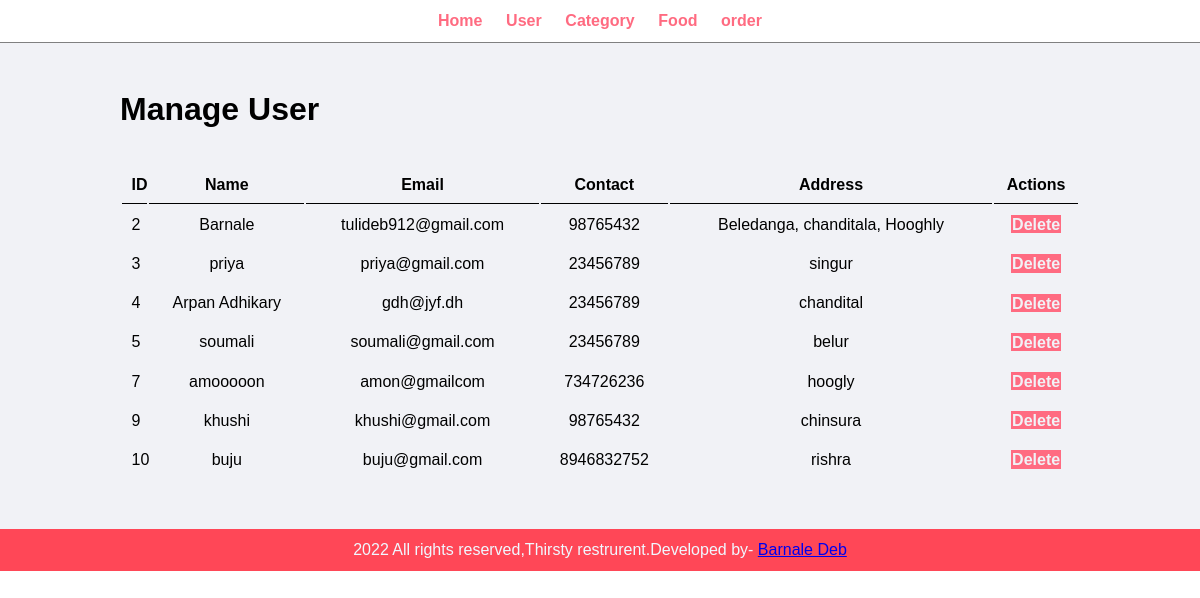
The app's page /admin2/manage-user.php with its own data.
### tables this page shows
CREATE TABLE `table_user` (
  `id` int(11) NOT NULL,
  `name` varchar(255) NOT NULL,
  `email` varchar(255) NOT NULL,
  `contact` varchar(255) NOT NULL,
  `address` varchar(255) NOT NULL
);

### admin2/dao.php (called while the page is built, shortened)
<?php
function get_user(){
    $con=$GLOBALS['con'];
    $sql="select * from table_user";
    $result=$con->query($sql);
    $getData=array();
    if($result->num_rows>0){
        while($row=$result->fetch_assoc()){
            $getData[]=$row;
        }
    }
    return $getData;
}
?>

### admin2/manage-user.php (the view, shortened to what this page needs)
<?php
include "menu.php";
include "dao.php";
$user=get_user();
?>
<html>
     <head>
          <link href="all.css" rel="stylesheet">
     </head>
<body>
     <div class="main-content">
          <div class="wrapper">
               <h1>Manage User</h1>
               <br><br>
               <table class="tbl-full">
                    <thead>
                         <tr>
                              <th>ID</th>
                              <th>Name</th>
                              <th>Email</th>
                              <th>Contact</th>
                              <th>Address</th>
                              <th>Actions</th>
                         </tr>
                    </thead>
                    <tbody>
                         <?php foreach($user as $u){?>
                         <tr>
                              <td><?=$u['id'];?></td>
                              <td><?=$u['name'];?></td>
                              <td><?=$u['email'];?></td>
                              <td><?=$u['contact'];?></td>
                              <td><?=$u['address'];?></td>
                              <td>
                                   <a href="control.php?id=<?=$u['id'];?>&n=<?='dlt-user';?>" class="btn-denger">Delete</a>
                                   <br>
                              </td>
                         </tr>
                         <?php } ?>
                    </tbody>
               </table>
          </div>
     </div>
</body>
</html>
     <?php include "footer.php"; ?>

### admin2/menu.php (shortened to what this page needs)
<html>
    <head>
        <link rel="stylesheet" href="all.css">
    </head>
    <body>
        <div class="menu text-center">
            <div class="wrapper">
                <ul>
                    <li><a href="adminpanel.php">Home</a></li>
                    <li><a href="manage-user.php">User</a></li>
                    <li><a href="manage-category.php">Category</a></li>
                    <li><a href="manage-food.php">Food</a></li>
                    <li><a href="manage-order.php">order</a></li>
                </ul>
            </div>
        </div>
    </body>
</html>

### admin2/footer.php (shortened to what this page needs)
<!doctype html>
<html>
  <head>
    <link rel="stylesheet" href="admin.css">
  </head>
  <body>
    <div class="footer">
      <div class="wrapper">
        <p class="text-center">2022 All rights reserved,Thirsty restrurent.Developed by- <a href="#">Barnale Deb</a></p>
      </div>
    </div>
  </body>
</html>

### admin2/all.css (style rules this page uses)
* { margin :0; padding: 0; font-family: Arial, Helvetica, sans-serif; }
.wrapper { padding: 1%; width: 80%; margin: 0 auto; }
.text-center { text-align: center; }
.tbl-full { width: 100%; }
table thead tr th { border-bottom: 1px solid black ; padding: 1%; text-align: center; }
table tbody tr td { padding: 1%; text-align: center; }
.btn-denger { background-color: #ff6b81; padding: 1%; color: #f1f2f6; text-decoration: none; font-weight: bold; }
.menu { border-bottom: 1px solid grey; }
.menu ul { list-style-type: none; }
.menu ul li { display: inline; padding: 1%; }
.menu ul li a { text-decoration: none; font-weight: bold; color:#ff6b81; }
.main-content { background-color: #f1f2f6; padding: 3% 0%; }
.footer { background-color: #ff4757; color: aliceblue; }

### problem/admin.css (style rules this page uses)
* { margin :0; padding: 0; font-family: Arial, Helvetica, sans-serif; }
.wrapper { padding: 1%; width: 80%; margin: 0 auto; }
.text-center { text-align: center; }
.tbl-full { width: 100%; }
table tr th { border-bottom: 1px solid black ; padding: 1%; text-align: left; }
table tr td { padding: 1%; }
.btn-denger { background-color: #ff6b81; padding: 1%; color: #f1f2f6; text-decoration: none; font-weight: bold; }
.menu { border-bottom: 1px solid grey; }
.menu ul { list-style-type: none; }
.menu ul li { display: inline; padding: 1%; }
.menu ul li a { text-decoration: none; font-weight: bold; color:#ff6b81; }
.main-content { background-color: #f1f2f6; padding: 3% 0%; }
.footer { background-color: #ff4757; color: aliceblue; }

### records on screen
table_user: id "2", name "Barnale", email "tulideb912@gmail.com", contact "98765432", address "Beledanga, chanditala, Hooghly"
table_user: id "3", name "priya", email "priya@gmail.com", contact "23456789", address "singur"
table_user: id "4", name "Arpan Adhikary", email "gdh@jyf.dh", contact "23456789", address "chandital"
table_user: id "5", name "soumali", email "soumali@gmail.com", contact "23456789", address "belur"
table_user: id "7", name "amooooon", email "amon@gmailcom", contact "734726236", address "hoogly"
table_user: id "9", name "khushi", email "khushi@gmail.com", contact "98765432", address "chinsura"
table_user: id "10", name "buju", email "buju@gmail.com", contact "8946832752", address "rishra"
